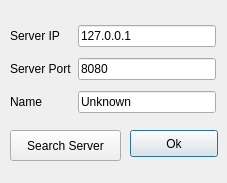
<?xml version="1.0" encoding="UTF-8"?>
<ui version="4.0">
 <class>ServerLoginDialog</class>
 <widget class="QDialog" name="ServerLoginDialog">
  <property name="geometry">
   <rect>
    <x>0</x>
    <y>0</y>
    <width>227</width>
    <height>183</height>
   </rect>
  </property>
  <property name="windowTitle">
   <string>Dialog</string>
  </property>
  <widget class="QPushButton" name="okayButton">
   <property name="geometry">
    <rect>
     <x>130</x>
     <y>130</y>
     <width>88</width>
     <height>27</height>
    </rect>
   </property>
   <property name="text">
    <string>Ok</string>
   </property>
  </widget>
  <widget class="QWidget" name="layoutWidget">
   <property name="geometry">
    <rect>
     <x>10</x>
     <y>20</y>
     <width>206</width>
     <height>98</height>
    </rect>
   </property>
   <layout class="QGridLayout" name="gridLayout">
    <item row="0" column="0">
     <widget class="QLabel" name="label">
      <property name="text">
       <string>Server IP</string>
      </property>
     </widget>
    </item>
    <item row="0" column="1">
     <widget class="QLineEdit" name="ipLineEdit">
      <property name="text">
       <string>127.0.0.1</string>
      </property>
     </widget>
    </item>
    <item row="1" column="0">
     <widget class="QLabel" name="label_2">
      <property name="text">
       <string>Server Port</string>
      </property>
     </widget>
    </item>
    <item row="1" column="1">
     <widget class="QLineEdit" name="portLineEdit">
      <property name="text">
       <string>8080</string>
      </property>
     </widget>
    </item>
    <item row="2" column="0">
     <widget class="QLabel" name="label_3">
      <property name="text">
       <string>Name</string>
      </property>
     </widget>
    </item>
    <item row="2" column="1">
     <widget class="QLineEdit" name="avatarName">
      <property name="text">
       <string>Unknown</string>
      </property>
     </widget>
    </item>
   </layout>
  </widget>
  <widget class="QPushButton" name="searchButton">
   <property name="geometry">
    <rect>
     <x>10</x>
     <y>130</y>
     <width>111</width>
     <height>31</height>
    </rect>
   </property>
   <property name="text">
    <string>Search Server</string>
   </property>
  </widget>
 </widget>
 <resources/>
 <connections/>
</ui>
